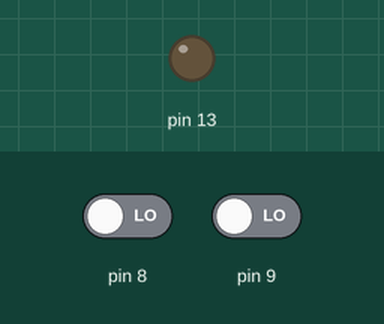
Simulated run of this sketch. Board: Arduino Uno, built with avr-gcc and run on an emulated ATmega328P. On the bench: output pins drawn as LEDs (lit = HIGH). Dashed ring = blinking. The inputs (shaded band) are chosen by the test bench; at power-on: pin 8 LOW, pin 9 LOW.

Above: at 1.2 s.
1.3 s: pin 8 driven HIGH
At 1.51 s:
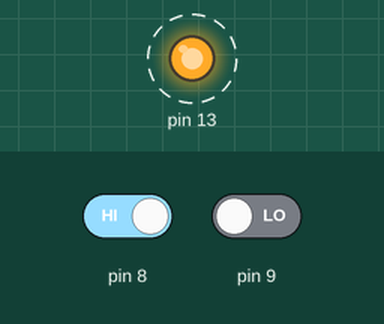
4.3 s: pin 8 driven LOW
At 4.3 s:
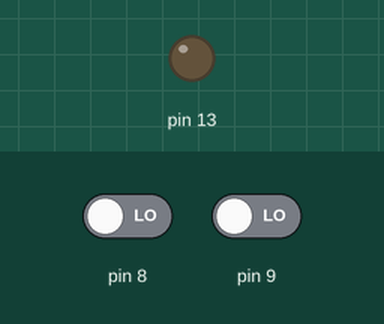
5.8 s: pin 9 driven HIGH
At 6.01 s:
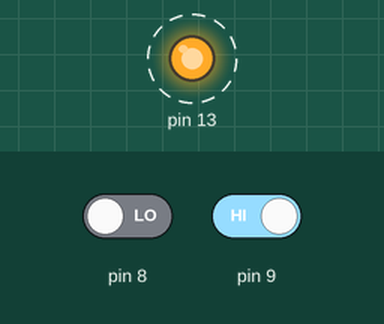
Timing chart, 0 to 14.8 s (numbered marks = the images above; inputs shaded):
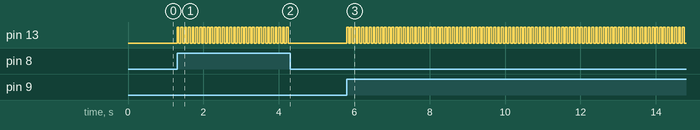

Measured:
- after the input at 1.3 s, pin 13: alternates HIGH for 0.05 s and LOW for 0.05 s, starting at once
- after the input at 4.3 s, pin 13: stops changing and stays LOW
- after the input at 5.8 s, pin 13: alternates HIGH for 0.05 s and LOW for 0.05 s, starting at once

The sketch:

Button3.ino
```cpp
void setup() {
  // put your setup code here, to run once:
  pinMode(8, INPUT);
  pinMode(9, INPUT);
  pinMode(13, OUTPUT);
}

void loop() {
  // put your main code here, to run repeatedly:
  if(digitalRead(8) == HIGH || digitalRead(9) == HIGH ){
    digitalWrite(13, HIGH);
    delay(50);
    digitalWrite(13, LOW);
    delay(50);
  }

}
```
